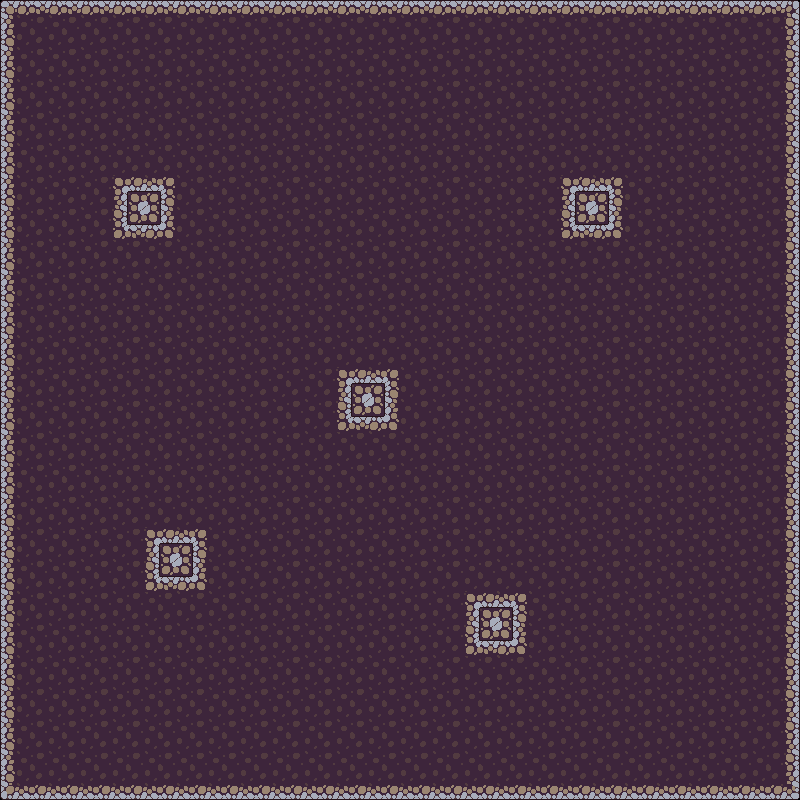

This is a level from a 2D game, rendered from its Tiled map with the project's own tilesets. A one-line summary and the map file follow, with tile-layer data summarised:
An orthogonal 25x25 tile map with 32x32 px tiles, 1 tile layer (tileset), 2 tilesets.

<map version="1.10" tiledversion="1.10.2" orientation="orthogonal" renderorder="right-down" width="25" height="25" tilewidth="32" tileheight="32" infinite="0" nextlayerid="3" nextobjectid="1">
 <editorsettings>
  <export target="engine1_test.xml" format="tmx" />
 </editorsettings>
 <tileset firstgid="1" name="engine1_tileset" tilewidth="32" tileheight="32" tilecount="60" columns="10">
  <grid orientation="orthogonal" width="16" height="16" />
  <image source="../Textures/tileset.png" width="320" height="192" />
  <tile id="0">
   <properties>
    <property name="value" type="bool" value="false" />
   </properties>
  </tile>
  <tile id="1">
   <properties>
    <property name="value" type="bool" value="false" />
   </properties>
  </tile>
  <tile id="2">
   <properties>
    <property name="value" type="bool" value="false" />
   </properties>
  </tile>
  <tile id="3">
   <properties>
    <property name="value" type="bool" value="false" />
   </properties>
  </tile>
  <tile id="4">
   <properties>
    <property name="value" type="bool" value="false" />
   </properties>
  </tile>
  <tile id="5">
   <properties>
    <property name="value" type="bool" value="false" />
   </properties>
  </tile>
  <tile id="6">
   <properties>
    <property name="value" type="bool" value="false" />
   </properties>
  </tile>
  <tile id="7">
   <properties>
    <property name="value" type="bool" value="false" />
   </properties>
  </tile>
  <tile id="8">
   <properties>
    <property name="value" type="bool" value="false" />
   </properties>
  </tile>
  <tile id="9">
   <properties>
    <property name="value" type="bool" value="false" />
   </properties>
  </tile>
  <tile id="10">
   <properties>
    <property name="value" type="bool" value="false" />
   </properties>
  </tile>
  <tile id="11">
   <properties>
    <property name="value" type="bool" value="true" />
   </properties>
  </tile>
  <tile id="12">
   <properties>
    <property name="value" type="bool" value="false" />
   </properties>
  </tile>
  <tile id="13">
   <properties>
    <property name="value" type="bool" value="false" />
   </properties>
  </tile>
  <tile id="14">
   <properties>
    <property name="value" type="bool" value="false" />
   </properties>
  </tile>
  <tile id="15">
   <properties>
    <property name="value" type="bool" value="false" />
   </properties>
  </tile>
  <tile id="16">
   <properties>
    <property name="value" type="bool" value="false" />
   </properties>
  </tile>
  <tile id="17">
   <properties>
    <property name="value" type="bool" value="false" />
   </properties>
  </tile>
  <tile id="18">
   <properties>
    <property name="value" type="bool" value="false" />
   </properties>
  </tile>
  <tile id="19">
   <properties>
    <property name="value" type="bool" value="false" />
   </properties>
  </tile>
  <tile id="20">
   <properties>
    <property name="value" type="bool" value="false" />
   </properties>
  </tile>
  <tile id="21">
   <properties>
    <property name="value" type="bool" value="false" />
   </properties>
  </tile>
  <tile id="22">
   <properties>
    <property name="value" type="bool" value="false" />
   </properties>
  </tile>
  <tile id="23">
   <properties>
    <property name="value" type="bool" value="false" />
   </properties>
  </tile>
  <tile id="24">
   <properties>
    <property name="value" type="bool" value="false" />
   </properties>
  </tile>
  <tile id="25">
   <properties>
    <property name="value" type="bool" value="false" />
   </properties>
  </tile>
  <tile id="26">
   <properties>
    <property name="value" type="bool" value="false" />
   </properties>
  </tile>
  <tile id="27">
   <properties>
    <property name="value" type="bool" value="false" />
   </properties>
  </tile>
  <tile id="28">
   <properties>
    <property name="value" type="bool" value="false" />
   </properties>
  </tile>
  <tile id="29">
   <properties>
    <property name="value" type="bool" value="false" />
   </properties>
  </tile>
  <tile id="30">
   <properties>
    <property name="value" type="bool" value="false" />
   </properties>
  </tile>
  <tile id="31">
   <properties>
    <property name="value" type="bool" value="false" />
   </properties>
  </tile>
  <tile id="32">
   <properties>
    <property name="value" type="bool" value="false" />
   </properties>
  </tile>
  <tile id="33">
   <properties>
    <property name="value" type="bool" value="false" />
   </properties>
  </tile>
  <tile id="34">
   <properties>
    <property name="value" type="bool" value="false" />
   </properties>
  </tile>
  <tile id="35">
   <properties>
    <property name="value" type="bool" value="false" />
   </properties>
  </tile>
  <tile id="36">
   <properties>
    <property name="value" type="bool" value="false" />
   </properties>
  </tile>
  <tile id="37">
   <properties>
    <property name="value" type="bool" value="false" />
   </properties>
  </tile>
  <tile id="38">
   <properties>
    <property name="value" type="bool" value="false" />
   </properties>
  </tile>
  <tile id="39">
   <properties>
    <property name="value" type="bool" value="false" />
   </properties>
  </tile>
  <tile id="40">
   <properties>
    <property name="value" type="bool" value="false" />
   </properties>
  </tile>
  <tile id="41">
   <properties>
    <property name="value" type="bool" value="false" />
   </properties>
  </tile>
  <tile id="42">
   <properties>
    <property name="value" type="bool" value="false" />
   </properties>
  </tile>
  <tile id="43">
   <properties>
    <property name="value" type="bool" value="false" />
   </properties>
  </tile>
  <tile id="44">
   <properties>
    <property name="value" type="bool" value="false" />
   </properties>
  </tile>
  <tile id="45">
   <properties>
    <property name="value" type="bool" value="false" />
   </properties>
  </tile>
  <tile id="46">
   <properties>
    <property name="value" type="bool" value="false" />
   </properties>
  </tile>
  <tile id="47">
   <properties>
    <property name="value" type="bool" value="false" />
   </properties>
  </tile>
  <tile id="48">
   <properties>
    <property name="value" type="bool" value="false" />
   </properties>
  </tile>
  <tile id="49">
   <properties>
    <property name="value" type="bool" value="false" />
   </properties>
  </tile>
  <tile id="50">
   <properties>
    <property name="value" type="bool" value="false" />
   </properties>
  </tile>
  <tile id="51">
   <properties>
    <property name="value" type="bool" value="false" />
   </properties>
  </tile>
  <tile id="52">
   <properties>
    <property name="value" type="bool" value="false" />
   </properties>
  </tile>
  <tile id="53">
   <properties>
    <property name="value" type="bool" value="false" />
   </properties>
  </tile>
  <tile id="54">
   <properties>
    <property name="value" type="bool" value="false" />
   </properties>
  </tile>
  <tile id="55">
   <properties>
    <property name="value" type="bool" value="false" />
   </properties>
  </tile>
  <tile id="56">
   <properties>
    <property name="value" type="bool" value="false" />
   </properties>
  </tile>
  <tile id="57">
   <properties>
    <property name="value" type="bool" value="false" />
   </properties>
  </tile>
  <tile id="58">
   <properties>
    <property name="value" type="bool" value="false" />
   </properties>
  </tile>
  <tile id="59">
   <properties>
    <property name="value" type="bool" value="false" />
   </properties>
  </tile>
 </tileset>
 <tileset firstgid="61" name="engine1_tileset2" tilewidth="16" tileheight="16" tilecount="240" columns="20">
  <image source="../Textures/tileset.png" width="320" height="192" />
 </tileset>
 <layer id="1" name="tileset" width="25" height="25">
  <data>[625 cells, 625 non-empty, 18 distinct tile ids]</data>
 </layer>
</map>
